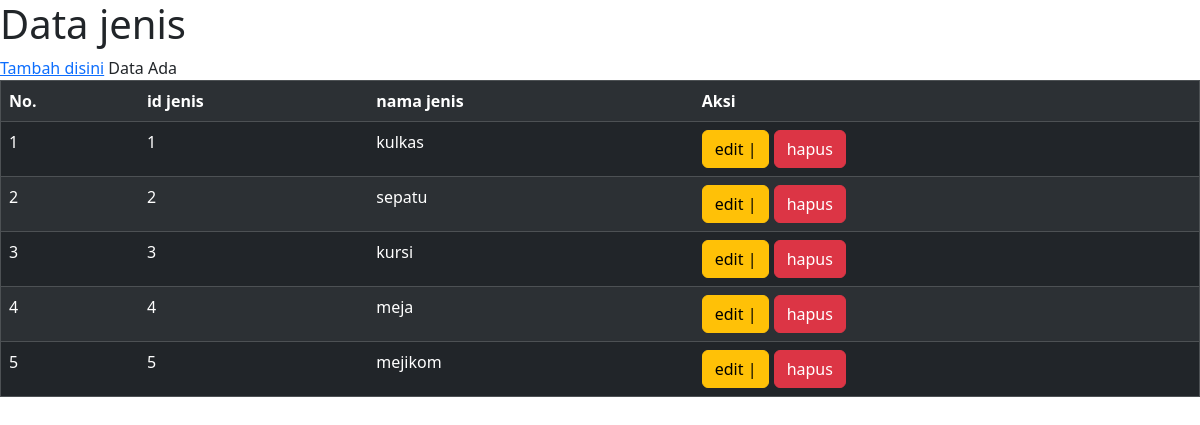
The app's page /view/jenis/index.php with its own data.
### tables this page shows
CREATE TABLE `jenis` (
  `id_jenis` int NOT NULL,
  `nama_jenis` varchar(20) DEFAULT NULL
);

### view/jenis/index.php (the view, shortened to what this page needs)
<!DOCTYPE html>
<html lang="en">
<head>
    <link rel="stylesheet" href="https://cdn.jsdelivr.net/npm/bootstrap@5.3.3/dist/css/bootstrap.min.css">
</head>
<body>
<h1>Data jenis</h1>
<a href="tambah.php">Tambah disini</a>
<table border="1" class="table table-dark table-striped">
    <tr>
        <th>No.</th>
        <th>id jenis</th>
        <th>nama jenis</th>
        <th>Aksi</th>
    </tr>
    <?php
    include '../../config/koneksi.php';
    $query = mysqli_query($conn,"SELECT * From jenis");
    $no=1;
    if(mysqli_num_rows($query)){
        while($result=mysqli_fetch_assoc($query)){
     ?>
     <tr>
        <td><?php echo $no ?></td>
        <td><?php echo $result['id_jenis'] ?></td>
        <td><?php echo $result['nama_jenis'] ?></td>
        <td>
        <a href="" class="btn btn-warning">edit |</a>
        <a href="" class="btn btn-danger">hapus</a>
        </td>
     </tr>
     <?php
     $no++;
    }
}else{
    echo "data kosong";
}
?>
</table>
</body>
</html>

### records on screen
jenis: id_jenis "1", nama_jenis "kulkas"
jenis: id_jenis "2", nama_jenis "sepatu"
jenis: id_jenis "3", nama_jenis "kursi"
jenis: id_jenis "4", nama_jenis "meja"
jenis: id_jenis "5", nama_jenis "mejikom"
